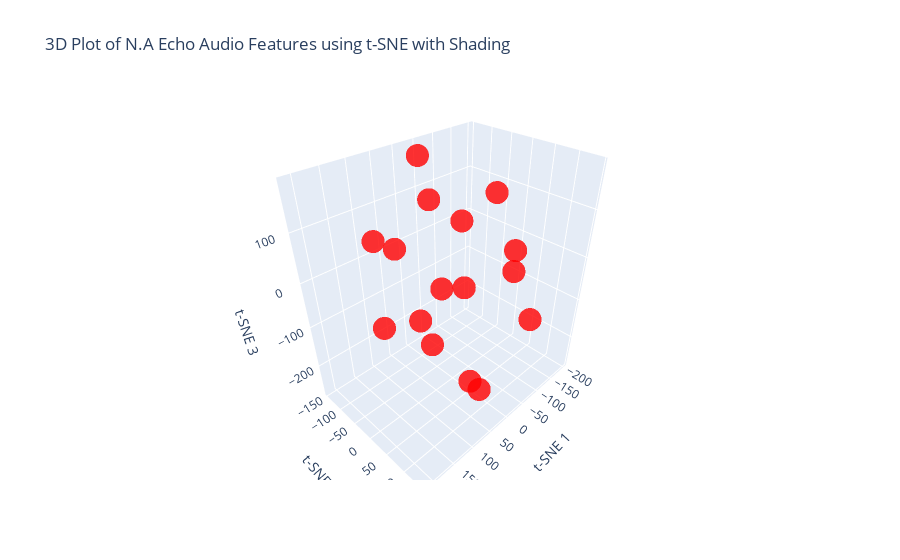

The code cell stored with this chart in its notebook:
### Code cell
non_anomalous_clap_audio_features = extract_features_from_files(non_anomalous_clap_audio,0.15)

visualize_audio(non_anomalous_clap_audio_features, 'New Clap Audio',len(non_anomalous_clap_audio))

### Figure 1 — Plotly figure (JSON) as saved in the notebook; plotly's stock layout.template omitted (floating-point values rounded to 4 significant figures)
{"data": [{"marker": {"color": ["red", "red", "red", "red", "red", "red", "red", "red", "red", "red", "red", "red", "red", "red", "red", "red"], "opacity": 0.8, "size": 8}, "mode": "markers", "type": "scatter3d", "x": [94.17, -9.124, -12.37, -33.33, -62.76, 20.51, -88.79, -121.0, 117.3, 211.0, -50.63, -197.1, 95.29, 55.19, -34.59, 67.86], "y": [41.55, 41.62, -78.13, -67.07, 40.15, -146.8, -65.12, 47.55, -76.36, 66.42, 143.9, -6.235, 12.11, 78.89, -128.2, 132.4], "z": [180.2, -269.3, -243.5, -94.16, 143.2, -9.591, 43.56, 9.196, 74.12, 23.17, -65.47, -98.25, -60.69, 24.67, 172.6, -165.3]}], "layout": {"scene": {"xaxis": {"title": {"text": "t-SNE 1"}}, "yaxis": {"title": {"text": "t-SNE 2"}}, "zaxis": {"title": {"text": "t-SNE 3"}}}, "title": {"text": "3D Plot of N.A Echo Audio Features using t-SNE with Shading"}}}
